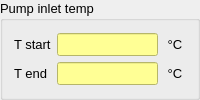
         <widget class="QGroupBox" name="PumpInletTemp_GroupBox">
          <property name="maximumSize">
           <size>
            <width>200</width>
            <height>16777215</height>
           </size>
          </property>
          <property name="font">
           <font>
            <pointsize>10</pointsize>
           </font>
          </property>
          <property name="title">
           <string>Pump inlet temp</string>
          </property>
          <layout class="QVBoxLayout" name="verticalLayout_8">
           <item>
            <layout class="QGridLayout" name="gridLayout_5">
             <item row="0" column="1">
              <widget class="QLineEdit" name="TempStartPumpInlet_LE">
               <property name="enabled">
                <bool>true</bool>
               </property>
               <property name="font">
                <font>
                 <pointsize>10</pointsize>
                 <weight>50</weight>
                 <bold>false</bold>
                </font>
               </property>
               <property name="styleSheet">
                <string notr="true">background-color: rgb(255, 255, 149);</string>
               </property>
               <property name="readOnly">
                <bool>true</bool>
               </property>
              </widget>
             </item>
             <item row="0" column="0">
              <widget class="QLabel" name="label_11">
               <property name="font">
                <font>
                 <pointsize>10</pointsize>
                </font>
               </property>
               <property name="text">
                <string>T start</string>
               </property>
              </widget>
             </item>
             <item row="0" column="2">
              <widget class="QLabel" name="UnitTStartPumpInlet_LB">
               <property name="font">
                <font>
                 <pointsize>10</pointsize>
                </font>
               </property>
               <property name="text">
                <string> °C </string>
               </property>
              </widget>
             </item>
             <item row="1" column="2">
              <widget class="QLabel" name="UnitTEndPumpInlet_LB">
               <property name="font">
                <font>
                 <pointsize>10</pointsize>
                </font>
               </property>
               <property name="text">
                <string> °C </string>
               </property>
              </widget>
             </item>
             <item row="1" column="0">
              <widget class="QLabel" name="label_12">
               <property name="font">
                <font>
                 <pointsize>10</pointsize>
                </font>
               </property>
               <property name="text">
                <string>T end</string>
               </property>
              </widget>
             </item>
             <item row="1" column="1">
              <widget class="QLineEdit" name="TempEndPumpInlet_LE">
               <property name="enabled">
                <bool>true</bool>
               </property>
               <property name="font">
                <font>
                 <pointsize>10</pointsize>
                 <weight>50</weight>
                 <bold>false</bold>
                </font>
               </property>
               <property name="styleSheet">
                <string notr="true">background-color: rgb(255, 255, 149);</string>
               </property>
               <property name="readOnly">
                <bool>true</bool>
               </property>
              </widget>
             </item>
            </layout>
           </item>
          </layout>
         </widget>
